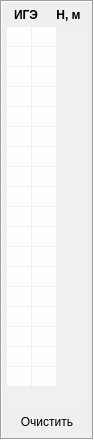
          <widget class="QFrame" name="frame_2">
           <property name="sizePolicy">
            <sizepolicy hsizetype="Fixed" vsizetype="Fixed">
             <horstretch>0</horstretch>
             <verstretch>0</verstretch>
            </sizepolicy>
           </property>
           <property name="minimumSize">
            <size>
             <width>94</width>
             <height>440</height>
            </size>
           </property>
           <property name="maximumSize">
            <size>
             <width>94</width>
             <height>440</height>
            </size>
           </property>
           <property name="frameShape">
            <enum>QFrame::Box</enum>
           </property>
           <property name="frameShadow">
            <enum>QFrame::Sunken</enum>
           </property>
           <layout class="QGridLayout" name="gridLayout_2">
            <property name="leftMargin">
             <number>5</number>
            </property>
            <property name="topMargin">
             <number>5</number>
            </property>
            <property name="rightMargin">
             <number>5</number>
            </property>
            <property name="bottomMargin">
             <number>5</number>
            </property>
            <property name="spacing">
             <number>5</number>
            </property>
            <item row="0" column="0">
             <widget class="QLabel" name="label_7">
              <property name="sizePolicy">
               <sizepolicy hsizetype="Fixed" vsizetype="Fixed">
                <horstretch>0</horstretch>
                <verstretch>0</verstretch>
               </sizepolicy>
              </property>
              <property name="minimumSize">
               <size>
                <width>0</width>
                <height>15</height>
               </size>
              </property>
              <property name="maximumSize">
               <size>
                <width>40</width>
                <height>15</height>
               </size>
              </property>
              <property name="font">
               <font>
                <weight>75</weight>
                <bold>true</bold>
               </font>
              </property>
              <property name="frameShape">
               <enum>QFrame::NoFrame</enum>
              </property>
              <property name="frameShadow">
               <enum>QFrame::Sunken</enum>
              </property>
              <property name="text">
               <string>ИГЭ</string>
              </property>
              <property name="alignment">
               <set>Qt::AlignCenter</set>
              </property>
             </widget>
            </item>
            <item row="2" column="0" colspan="2">
             <widget class="QPushButton" name="pushButton_8">
              <property name="minimumSize">
               <size>
                <width>0</width>
                <height>22</height>
               </size>
              </property>
              <property name="maximumSize">
               <size>
                <width>16777215</width>
                <height>22</height>
               </size>
              </property>
              <property name="text">
               <string>Очистить</string>
              </property>
              <property name="shortcut">
               <string>Del</string>
              </property>
              <property name="autoDefault">
               <bool>false</bool>
              </property>
              <property name="default">
               <bool>true</bool>
              </property>
              <property name="flat">
               <bool>true</bool>
              </property>
             </widget>
            </item>
            <item row="0" column="1">
             <widget class="QLabel" name="label_8">
              <property name="sizePolicy">
               <sizepolicy hsizetype="Fixed" vsizetype="Fixed">
                <horstretch>0</horstretch>
                <verstretch>0</verstretch>
               </sizepolicy>
              </property>
              <property name="minimumSize">
               <size>
                <width>0</width>
                <height>15</height>
               </size>
              </property>
              <property name="maximumSize">
               <size>
                <width>40</width>
                <height>15</height>
               </size>
              </property>
              <property name="font">
               <font>
                <weight>75</weight>
                <bold>true</bold>
               </font>
              </property>
              <property name="frameShape">
               <enum>QFrame::NoFrame</enum>
              </property>
              <property name="frameShadow">
               <enum>QFrame::Sunken</enum>
              </property>
              <property name="text">
               <string>Н, м</string>
              </property>
              <property name="alignment">
               <set>Qt::AlignCenter</set>
              </property>
             </widget>
            </item>
            <item row="1" column="0" colspan="2">
             <widget class="QTableWidget" name="tableWidget_4">
              <property name="sizePolicy">
               <sizepolicy hsizetype="Expanding" vsizetype="Fixed">
                <horstretch>0</horstretch>
                <verstretch>0</verstretch>
               </sizepolicy>
              </property>
              <property name="minimumSize">
               <size>
                <width>80</width>
                <height>0</height>
               </size>
              </property>
              <property name="maximumSize">
               <size>
                <width>80</width>
                <height>400</height>
               </size>
              </property>
              <property name="font">
               <font>
                <pointsize>8</pointsize>
               </font>
              </property>
              <property name="styleSheet">
               <string notr="true">background-color: rgb(240, 240, 240);</string>
              </property>
              <property name="frameShape">
               <enum>QFrame::NoFrame</enum>
              </property>
              <property name="verticalScrollBarPolicy">
               <enum>Qt::ScrollBarAlwaysOff</enum>
              </property>
              <property name="horizontalScrollBarPolicy">
               <enum>Qt::ScrollBarAlwaysOff</enum>
              </property>
              <property name="autoScrollMargin">
               <number>16</number>
              </property>
              <property name="selectionMode">
               <enum>QAbstractItemView::NoSelection</enum>
              </property>
              <property name="gridStyle">
               <enum>Qt::NoPen</enum>
              </property>
              <attribute name="horizontalHeaderVisible">
               <bool>false</bool>
              </attribute>
              <attribute name="horizontalHeaderMinimumSectionSize">
               <number>10</number>
              </attribute>
              <attribute name="horizontalHeaderDefaultSectionSize">
               <number>25</number>
              </attribute>
              <attribute name="horizontalHeaderStretchLastSection">
               <bool>false</bool>
              </attribute>
              <attribute name="verticalHeaderVisible">
               <bool>false</bool>
              </attribute>
              <attribute name="verticalHeaderMinimumSectionSize">
               <number>20</number>
              </attribute>
              <attribute name="verticalHeaderDefaultSectionSize">
               <number>20</number>
              </attribute>
              <row>
               <property name="text">
                <string>1</string>
               </property>
              </row>
              <row>
               <property name="text">
                <string>2</string>
               </property>
              </row>
              <row>
               <property name="text">
                <string>3</string>
               </property>
              </row>
              <row>
               <property name="text">
                <string>4</string>
               </property>
              </row>
              <row>
               <property name="text">
                <string>5</string>
               </property>
              </row>
              <row>
               <property name="text">
                <string>6</string>
               </property>
              </row>
              <row>
               <property name="text">
                <string>7</string>
               </property>
              </row>
              <row>
               <property name="text">
                <string>8</string>
               </property>
              </row>
              <row>
               <property name="text">
                <string>9</string>
               </property>
              </row>
              <row>
               <property name="text">
                <string>10</string>
               </property>
              </row>
              <row>
               <property name="text">
                <string>11</string>
               </property>
              </row>
              <row>
               <property name="text">
                <string>12</string>
               </property>
              </row>
              <row>
               <property name="text">
                <string>13</string>
               </property>
              </row>
              <row>
               <property name="text">
                <string>14</string>
               </property>
              </row>
              <row>
               <property name="text">
                <string>15</string>
               </property>
              </row>
              <row>
               <property name="text">
                <string>16</string>
               </property>
              </row>
              <row>
               <property name="text">
                <string>17</string>
               </property>
              </row>
              <row>
               <property name="text">
                <string>18</string>
               </property>
              </row>
              <column>
               <property name="text">
                <string>ИГЭ</string>
               </property>
              </column>
              <column>
               <property name="text">
                <string>Н, м</string>
               </property>
              </column>
              <item row="0" column="0">
               <property name="text">
                <string/>
               </property>
               <property name="textAlignment">
                <set>AlignCenter</set>
               </property>
               <property name="background">
                <brush brushstyle="SolidPattern">
                 <color alpha="255">
                  <red>254</red>
                  <green>254</green>
                  <blue>254</blue>
                 </color>
                </brush>
               </property>
              </item>
              <item row="0" column="1">
               <property name="text">
                <string/>
               </property>
               <property name="textAlignment">
                <set>AlignCenter</set>
               </property>
               <property name="background">
                <brush brushstyle="SolidPattern">
                 <color alpha="255">
                  <red>254</red>
                  <green>254</green>
                  <blue>254</blue>
                 </color>
                </brush>
               </property>
              </item>
              <item row="1" column="0">
               <property name="text">
                <string/>
               </property>
               <property name="textAlignment">
                <set>AlignCenter</set>
               </property>
               <property name="background">
                <brush brushstyle="SolidPattern">
                 <color alpha="255">
                  <red>254</red>
                  <green>254</green>
                  <blue>254</blue>
                 </color>
                </brush>
               </property>
              </item>
              <item row="1" column="1">
               <property name="text">
                <string/>
               </property>
               <property name="textAlignment">
                <set>AlignCenter</set>
               </property>
               <property name="background">
                <brush brushstyle="SolidPattern">
                 <color alpha="255">
                  <red>254</red>
                  <green>254</green>
                  <blue>254</blue>
                 </color>
                </brush>
               </property>
              </item>
              <item row="2" column="0">
               <property name="text">
                <string/>
               </property>
               <property name="textAlignment">
                <set>AlignCenter</set>
               </property>
               <property name="background">
                <brush brushstyle="SolidPattern">
                 <color alpha="255">
                  <red>254</red>
                  <green>254</green>
                  <blue>254</blue>
                 </color>
                </brush>
               </property>
              </item>
              <item row="2" column="1">
               <property name="text">
                <string/>
               </property>
               <property name="textAlignment">
                <set>AlignCenter</set>
               </property>
               <property name="background">
                <brush brushstyle="SolidPattern">
                 <color alpha="255">
                  <red>254</red>
                  <green>254</green>
                  <blue>254</blue>
                 </color>
                </brush>
               </property>
              </item>
              <item row="3" column="0">
               <property name="text">
                <string/>
               </property>
               <property name="textAlignment">
                <set>AlignCenter</set>
               </property>
               <property name="background">
                <brush brushstyle="SolidPattern">
                 <color alpha="255">
                  <red>254</red>
                  <green>254</green>
                  <blue>254</blue>
                 </color>
                </brush>
               </property>
              </item>
              <item row="3" column="1">
               <property name="text">
                <string/>
               </property>
               <property name="textAlignment">
                <set>AlignCenter</set>
               </property>
               <property name="background">
                <brush brushstyle="SolidPattern">
                 <color alpha="255">
                  <red>254</red>
                  <green>254</green>
                  <blue>254</blue>
                 </color>
                </brush>
               </property>
              </item>
              <item row="4" column="0">
               <property name="text">
                <string/>
               </property>
               <property name="textAlignment">
                <set>AlignCenter</set>
               </property>
               <property name="background">
                <brush brushstyle="SolidPattern">
                 <color alpha="255">
                  <red>254</red>
                  <green>254</green>
                  <blue>254</blue>
                 </color>
                </brush>
               </property>
              </item>
              <item row="4" column="1">
               <property name="text">
                <string/>
               </property>
               <property name="textAlignment">
                <set>AlignCenter</set>
               </property>
               <property name="background">
                <brush brushstyle="SolidPattern">
                 <color alpha="255">
                  <red>254</red>
                  <green>254</green>
                  <blue>254</blue>
                 </color>
                </brush>
               </property>
              </item>
              <item row="5" column="0">
               <property name="text">
                <string/>
               </property>
               <property name="textAlignment">
                <set>AlignCenter</set>
               </property>
               <property name="background">
                <brush brushstyle="SolidPattern">
                 <color alpha="255">
                  <red>254</red>
                  <green>254</green>
                  <blue>254</blue>
                 </color>
                </brush>
               </property>
              </item>
              <item row="5" column="1">
               <property name="text">
                <string/>
               </property>
               <property name="textAlignment">
                <set>AlignCenter</set>
               </property>
               <property name="background">
                <brush brushstyle="SolidPattern">
                 <color alpha="255">
                  <red>254</red>
                  <green>254</green>
                  <blue>254</blue>
                 </color>
                </brush>
               </property>
              </item>
              <item row="6" column="0">
               <property name="text">
                <string/>
               </property>
               <property name="textAlignment">
                <set>AlignCenter</set>
               </property>
               <property name="background">
                <brush brushstyle="SolidPattern">
                 <color alpha="255">
                  <red>254</red>
                  <green>254</green>
                  <blue>254</blue>
                 </color>
                </brush>
               </property>
              </item>
              <item row="6" column="1">
               <property name="text">
                <string/>
               </property>
               <property name="textAlignment">
                <set>AlignCenter</set>
               </property>
               <property name="background">
                <brush brushstyle="SolidPattern">
                 <color alpha="255">
                  <red>254</red>
                  <green>254</green>
                  <blue>254</blue>
                 </color>
                </brush>
               </property>
              </item>
              <item row="7" column="0">
               <property name="text">
                <string/>
               </property>
               <property name="textAlignment">
                <set>AlignCenter</set>
               </property>
               <property name="background">
                <brush brushstyle="SolidPattern">
                 <color alpha="255">
                  <red>254</red>
                  <green>254</green>
                  <blue>254</blue>
                 </color>
                </brush>
               </property>
              </item>
              <item row="7" column="1">
               <property name="text">
                <string/>
               </property>
               <property name="textAlignment">
                <set>AlignCenter</set>
               </property>
               <property name="background">
                <brush brushstyle="SolidPattern">
                 <color alpha="255">
                  <red>254</red>
                  <green>254</green>
                  <blue>254</blue>
                 </color>
                </brush>
               </property>
              </item>
              <item row="8" column="0">
               <property name="text">
                <string/>
               </property>
               <property name="textAlignment">
                <set>AlignCenter</set>
               </property>
               <property name="background">
                <brush brushstyle="SolidPattern">
                 <color alpha="255">
                  <red>254</red>
                  <green>254</green>
                  <blue>254</blue>
                 </color>
                </brush>
               </property>
              </item>
              <item row="8" column="1">
               <property name="text">
                <string/>
               </property>
               <property name="textAlignment">
                <set>AlignCenter</set>
               </property>
               <property name="background">
                <brush brushstyle="SolidPattern">
                 <color alpha="255">
                  <red>254</red>
                  <green>254</green>
                  <blue>254</blue>
                 </color>
                </brush>
               </property>
              </item>
              <item row="9" column="0">
               <property name="text">
                <string/>
               </property>
               <property name="textAlignment">
                <set>AlignCenter</set>
               </property>
               <property name="background">
                <brush brushstyle="SolidPattern">
                 <color alpha="255">
                  <red>254</red>
                  <green>254</green>
                  <blue>254</blue>
                 </color>
                </brush>
               </property>
              </item>
              <item row="9" column="1">
               <property name="text">
                <string/>
               </property>
               <property name="textAlignment">
                <set>AlignCenter</set>
               </property>
               <property name="background">
                <brush brushstyle="SolidPattern">
                 <color alpha="255">
                  <red>254</red>
                  <green>254</green>
                  <blue>254</blue>
                 </color>
                </brush>
               </property>
              </item>
              <item row="10" column="0">
               <property name="text">
                <string/>
               </property>
               <property name="textAlignment">
                <set>AlignCenter</set>
               </property>
               <property name="background">
                <brush brushstyle="SolidPattern">
                 <color alpha="255">
                  <red>254</red>
                  <green>254</green>
                  <blue>254</blue>
                 </color>
                </brush>
               </property>
              </item>
              <item row="10" column="1">
               <property name="text">
                <string/>
               </property>
               <property name="textAlignment">
                <set>AlignCenter</set>
               </property>
               <property name="background">
                <brush brushstyle="SolidPattern">
                 <color alpha="255">
                  <red>254</red>
                  <green>254</green>
                  <blue>254</blue>
                 </color>
                </brush>
               </property>
              </item>
              <item row="11" column="0">
               <property name="text">
                <string/>
               </property>
               <property name="textAlignment">
                <set>AlignCenter</set>
               </property>
               <property name="background">
                <brush brushstyle="SolidPattern">
                 <color alpha="255">
                  <red>254</red>
                  <green>254</green>
                  <blue>254</blue>
                 </color>
                </brush>
               </property>
              </item>
              <item row="11" column="1">
               <property name="text">
                <string/>
               </property>
               <property name="textAlignment">
                <set>AlignCenter</set>
               </property>
               <property name="background">
                <brush brushstyle="SolidPattern">
                 <color alpha="255">
                  <red>254</red>
                  <green>254</green>
                  <blue>254</blue>
                 </color>
                </brush>
               </property>
              </item>
              <item row="12" column="0">
               <property name="text">
                <string/>
               </property>
               <property name="textAlignment">
                <set>AlignCenter</set>
               </property>
               <property name="background">
                <brush brushstyle="SolidPattern">
                 <color alpha="255">
                  <red>254</red>
                  <green>254</green>
                  <blue>254</blue>
                 </color>
                </brush>
               </property>
              </item>
              <item row="12" column="1">
               <property name="text">
                <string/>
               </property>
               <property name="textAlignment">
                <set>AlignCenter</set>
               </property>
               <property name="background">
                <brush brushstyle="SolidPattern">
                 <color alpha="255">
                  <red>254</red>
                  <green>254</green>
                  <blue>254</blue>
                 </color>
                </brush>
               </property>
              </item>
              <item row="13" column="0">
               <property name="text">
                <string/>
               </property>
               <property name="textAlignment">
                <set>AlignCenter</set>
               </property>
               <property name="background">
                <brush brushstyle="SolidPattern">
                 <color alpha="255">
                  <red>254</red>
                  <green>254</green>
                  <blue>254</blue>
                 </color>
                </brush>
               </property>
              </item>
              <item row="13" column="1">
               <property name="text">
                <string/>
               </property>
               <property name="textAlignment">
                <set>AlignCenter</set>
               </property>
               <property name="background">
                <brush brushstyle="SolidPattern">
                 <color alpha="255">
                  <red>254</red>
                  <green>254</green>
                  <blue>254</blue>
                 </color>
                </brush>
               </property>
              </item>
              <item row="14" column="0">
               <property name="text">
                <string/>
               </property>
               <property name="textAlignment">
                <set>AlignCenter</set>
               </property>
               <property name="background">
                <brush brushstyle="SolidPattern">
                 <color alpha="255">
                  <red>254</red>
                  <green>254</green>
                  <blue>254</blue>
                 </color>
                </brush>
               </property>
              </item>
              <item row="14" column="1">
               <property name="text">
                <string/>
               </property>
               <property name="textAlignment">
                <set>AlignCenter</set>
               </property>
               <property name="background">
                <brush brushstyle="SolidPattern">
                 <color alpha="255">
                  <red>254</red>
                  <green>254</green>
                  <blue>254</blue>
                 </color>
                </brush>
               </property>
              </item>
              <item row="15" column="0">
               <property name="text">
                <string/>
               </property>
               <property name="textAlignment">
                <set>AlignCenter</set>
               </property>
               <property name="background">
                <brush brushstyle="SolidPattern">
                 <color alpha="255">
                  <red>254</red>
                  <green>254</green>
                  <blue>254</blue>
                 </color>
                </brush>
               </property>
              </item>
              <item row="15" column="1">
               <property name="text">
                <string/>
               </property>
               <property name="textAlignment">
                <set>AlignCenter</set>
               </property>
               <property name="background">
                <brush brushstyle="SolidPattern">
                 <color alpha="255">
                  <red>254</red>
                  <green>254</green>
                  <blue>254</blue>
                 </color>
                </brush>
               </property>
              </item>
              <item row="16" column="0">
               <property name="text">
                <string/>
               </property>
               <property name="textAlignment">
                <set>AlignCenter</set>
               </property>
               <property name="background">
                <brush brushstyle="SolidPattern">
                 <color alpha="255">
                  <red>254</red>
                  <green>254</green>
                  <blue>254</blue>
                 </color>
                </brush>
               </property>
              </item>
              <item row="16" column="1">
               <property name="text">
                <string/>
               </property>
               <property name="textAlignment">
                <set>AlignCenter</set>
               </property>
               <property name="background">
                <brush brushstyle="SolidPattern">
                 <color alpha="255">
                  <red>254</red>
                  <green>254</green>
                  <blue>254</blue>
                 </color>
                </brush>
               </property>
              </item>
              <item row="17" column="0">
               <property name="text">
                <string/>
               </property>
               <property name="textAlignment">
                <set>AlignCenter</set>
               </property>
               <property name="background">
                <brush brushstyle="SolidPattern">
                 <color alpha="255">
                  <red>254</red>
                  <green>254</green>
                  <blue>254</blue>
                 </color>
                </brush>
               </property>
              </item>
              <item row="17" column="1">
               <property name="text">
                <string/>
               </property>
               <property name="textAlignment">
                <set>AlignCenter</set>
               </property>
               <property name="background">
                <brush brushstyle="SolidPattern">
                 <color alpha="255">
                  <red>254</red>
                  <green>254</green>
                  <blue>254</blue>
                 </color>
                </brush>
               </property>
              </item>
             </widget>
            </item>
           </layout>
          </widget>
